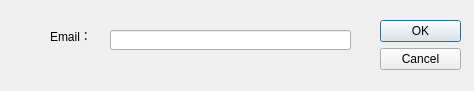
<?xml version="1.0" encoding="UTF-8"?>
<ui version="4.0">
 <class>Dialog</class>
 <widget class="QDialog" name="Dialog">
  <property name="geometry">
   <rect>
    <x>0</x>
    <y>0</y>
    <width>474</width>
    <height>91</height>
   </rect>
  </property>
  <property name="windowTitle">
   <string>Dialog</string>
  </property>
  <widget class="QDialogButtonBox" name="buttonBox">
   <property name="geometry">
    <rect>
     <x>380</x>
     <y>20</y>
     <width>81</width>
     <height>241</height>
    </rect>
   </property>
   <property name="orientation">
    <enum>Qt::Vertical</enum>
   </property>
   <property name="standardButtons">
    <set>QDialogButtonBox::Cancel|QDialogButtonBox::Ok</set>
   </property>
  </widget>
  <widget class="QLineEdit" name="lineEdit">
   <property name="geometry">
    <rect>
     <x>110</x>
     <y>30</y>
     <width>241</width>
     <height>20</height>
    </rect>
   </property>
   <property name="text">
    <string/>
   </property>
  </widget>
  <widget class="QLabel" name="label">
   <property name="geometry">
    <rect>
     <x>50</x>
     <y>30</y>
     <width>54</width>
     <height>12</height>
    </rect>
   </property>
   <property name="text">
    <string>Email：</string>
   </property>
  </widget>
 </widget>
 <resources/>
 <connections>
  <connection>
   <sender>buttonBox</sender>
   <signal>accepted()</signal>
   <receiver>Dialog</receiver>
   <slot>accept()</slot>
   <hints>
    <hint type="sourcelabel">
     <x>380</x>
     <y>254</y>
    </hint>
    <hint type="destinationlabel">
     <x>157</x>
     <y>90</y>
    </hint>
   </hints>
  </connection>
  <connection>
   <sender>buttonBox</sender>
   <signal>rejected()</signal>
   <receiver>Dialog</receiver>
   <slot>reject()</slot>
   <hints>
    <hint type="sourcelabel">
     <x>406</x>
     <y>260</y>
    </hint>
    <hint type="destinationlabel">
     <x>286</x>
     <y>90</y>
    </hint>
   </hints>
  </connection>
 </connections>
</ui>
